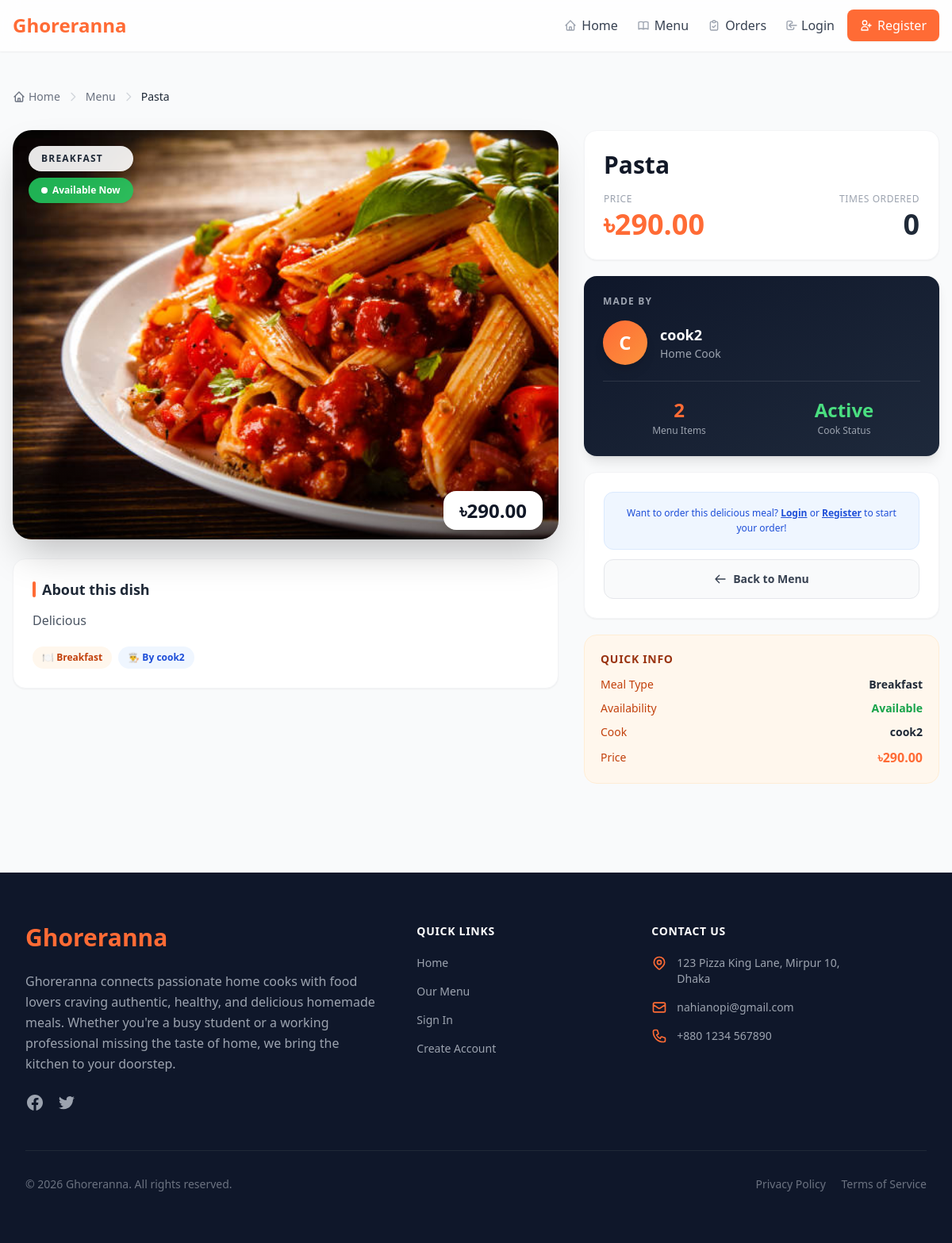
Page /menu/4/ on the committed database.
### ghoreranna_app/models.py (models this page shows, shortened)
class Menu(models.Model):
    menu_id = models.AutoField(primary_key=True)
    homecook = models.ForeignKey(User, on_delete=models.CASCADE, related_name='menus', limit_choices_to={'role': 'Home Cook'})
    meal_type = models.CharField(max_length=100)
    item_name = models.CharField(max_length=255)
    description = models.TextField()
    price = models.DecimalField(max_digits=10, decimal_places=2)
    image = models.ImageField(upload_to='menu_images/', null=True, blank=True)
    availability_status = models.BooleanField(default=True)
    class Meta:
        ordering = ['item_name']

class User(models.Model):
    ROLE_CHOICES = [
        ('Student', 'Student'),
        ('Bachelor Employee', 'Bachelor Employee'),
        ('Home Cook', 'Home Cook'),
        ('Delivery Staff', 'Delivery Staff'),
        ('Admin', 'Admin'),
    ]
    STATUS_CHOICES = [
        ('Active', 'Active'),
        ('Inactive', 'Inactive'),
    ]
    user_id = models.AutoField(primary_key=True)
    name = models.CharField(max_length=255)
    phone = models.CharField(max_length=20)
    email = models.EmailField(unique=True)
    password = models.CharField(max_length=255)
    address = models.TextField()
    role = models.CharField(max_length=50, choices=ROLE_CHOICES)
    status = models.CharField(max_length=20, choices=STATUS_CHOICES, default='Active')
    class Meta:
        ordering = ['name']

### ghoreranna_app/views.py (the view)
# urls.py: path('menu/<int:pk>/', views.menu_detail, name='menu_detail'),
def menu_detail(request, pk):
    menu = get_object_or_404(Menu, pk=pk)
    if request.session.get('user_role') == 'Home Cook' and menu.homecook_id != request.session.get('user_id'):
        messages.error(request, "You can only view your own menu items.")
        return redirect('menu_list')
    total_ordered = menu.order_details.filter(
        order__order_status='Delivered'
    ).aggregate(total=Sum('quantity'))['total'] or 0
    context = {
        'menu': menu,
        'total_ordered': total_ordered,
    }
    return render(request, 'menu_detail.html', context)

### ghoreranna_app/context_processors.py (called while the page is built)
def cart_count(request):
    cart = request.session.get('cart', {})
    count = sum(cart.values()) if cart else 0
    return {'global_cart_count': count}

### templates/menu_detail.html (shortened to what this page needs)
{% extends "base.html" %}
{% block content %}
<div class="py-8 animate-page-in">
    <nav class="flex items-center space-x-2 text-sm text-gray-500 mb-8">
        <a href="{% url 'home' %}" class="hover:text-primary transition flex items-center gap-1">
            <svg class="w-4 h-4" fill="none" stroke="currentColor" viewBox="0 0 24 24"><path stroke-linecap="round" stroke-linejoin="round" stroke-width="2" d="M3 12l2-2m0 0l7-7 7 7M5 10v10a1 1 0 001 1h3m10-11l2 2m-2-2v10a1 1 0 01-1 1h-3m-6 0a1 1 0 001-1v-4a1 1 0 011-1h2a1 1 0 011 1v4a1 1 0 001 1m-6 0h6"/></svg>
            Home
        </a>
        <svg class="w-4 h-4 text-gray-300" fill="none" stroke="currentColor" viewBox="0 0 24 24"><path stroke-linecap="round" stroke-linejoin="round" stroke-width="2" d="M9 5l7 7-7 7"/></svg>
        <a href="{% url 'menu_list' %}" class="hover:text-primary transition">Menu</a>
        <svg class="w-4 h-4 text-gray-300" fill="none" stroke="currentColor" viewBox="0 0 24 24"><path stroke-linecap="round" stroke-linejoin="round" stroke-width="2" d="M9 5l7 7-7 7"/></svg>
        <span class="text-gray-800 font-medium truncate max-w-xs">{{ menu.item_name }}</span>
    </nav>
    <div class="grid grid-cols-1 lg:grid-cols-5 gap-8 items-start">
        <div class="lg:col-span-3">
            <div class="relative rounded-3xl overflow-hidden shadow-2xl bg-gray-100 aspect-[4/3] group">
                {% if menu.image %}
                <img src="{{ menu.image.url }}"
                     alt="{{ menu.item_name }}"
                     class="w-full h-full object-cover transition-transform duration-700 group-hover:scale-105">
                {% endif %}
                <div class="absolute top-5 left-5 flex flex-col gap-2">
                    <span class="bg-white/90 backdrop-blur-sm text-gray-800 text-xs font-bold uppercase tracking-widest px-4 py-2 rounded-full shadow-lg">
                        {{ menu.meal_type }}
                    </span>
                    {% if not menu.availability_status %}
                    <span class="bg-red-500/90 backdrop-blur-sm text-white text-xs font-bold px-4 py-2 rounded-full shadow-lg">
                        Currently Unavailable
                    </span>
                    {% else %}
                    <span class="bg-green-500/90 backdrop-blur-sm text-white text-xs font-bold px-4 py-2 rounded-full shadow-lg flex items-center gap-1.5">
                        <span class="w-2 h-2 bg-white rounded-full inline-block animate-pulse"></span>
                        Available Now
                    </span>
                    {% endif %}
                </div>
                <div class="absolute inset-x-0 bottom-0 h-28 bg-gradient-to-t from-black/50 to-transparent"></div>
                <div class="absolute bottom-5 right-5">
                    <span class="bg-white text-gray-900 text-2xl font-black px-5 py-2 rounded-2xl shadow-xl">
                        ৳{{ menu.price }}
                    </span>
                </div>
            </div>
            <div class="mt-6 bg-white rounded-2xl shadow-sm border border-gray-100 p-6">
                <h2 class="text-lg font-bold text-gray-800 mb-3 flex items-center gap-2">
                    <span class="w-1 h-5 bg-primary rounded-full inline-block"></span>
                    About this dish
                </h2>
                <p class="text-gray-600 leading-relaxed text-base">{{ menu.description }}</p>
                <div class="flex flex-wrap gap-2 mt-5">
                    <span class="bg-orange-50 text-orange-700 text-xs font-semibold px-3 py-1.5 rounded-full">
                        🍽️ {{ menu.meal_type }}
                    </span>
                    <span class="bg-blue-50 text-blue-700 text-xs font-semibold px-3 py-1.5 rounded-full">
                        👨‍🍳 By {{ menu.homecook.name }}
                    </span>
                </div>
            </div>
        </div>
        <div class="lg:col-span-2 space-y-5">
            <div class="bg-white rounded-2xl shadow-sm border border-gray-100 p-6">
                <h1 class="text-3xl font-extrabold text-gray-900 leading-tight">{{ menu.item_name }}</h1>
                <div class="flex items-center justify-between mt-4">
                    <div>
                        <p class="text-xs text-gray-400 font-medium uppercase tracking-wider mb-1">Price</p>
                        <p class="text-4xl font-black text-primary">৳{{ menu.price }}</p>
                    </div>
                    <div class="text-right">
                        <p class="text-xs text-gray-400 font-medium uppercase tracking-wider mb-1">Times Ordered</p>
                        <p class="text-4xl font-black text-gray-800">{{ total_ordered }}</p>
                    </div>
                </div>
            </div>
            <div class="bg-gradient-to-br from-[#0f172a] to-[#1e293b] text-white rounded-2xl shadow-lg p-6">
                <p class="text-xs text-gray-400 font-semibold uppercase tracking-widest mb-4">Made by</p>
                <div class="flex items-center gap-4">
                    <div class="w-14 h-14 rounded-full bg-gradient-to-br from-primary to-orange-400 flex items-center justify-center text-2xl font-black text-white shadow-lg flex-shrink-0">
                        {{ menu.homecook.name|first|upper }}
                    </div>
                    <div>
                        <p class="text-lg font-bold text-white">{{ menu.homecook.name }}</p>
                        <p class="text-sm text-gray-400">Home Cook</p>
                    </div>
                </div>
                <div class="mt-5 pt-5 border-t border-white/10 grid grid-cols-2 gap-4 text-center">
                    <div>
                        <p class="text-2xl font-black text-primary">{{ menu.homecook.menus.count }}</p>
                        <p class="text-xs text-gray-400 mt-0.5">Menu Items</p>
                    </div>
                    <div>
                        <p class="text-2xl font-black {% if menu.homecook.status == 'Active' %}text-green-400{% else %}text-red-400{% endif %}">
                            {{ menu.homecook.status }}
                        </p>
                        <p class="text-xs text-gray-400 mt-0.5">Cook Status</p>
                    </div>
                </div>
            </div>
            <div class="bg-white rounded-2xl shadow-sm border border-gray-100 p-6 space-y-3">
                {% if menu.availability_status %}
                {% if not request.session.user_id %}
                <div class="bg-blue-50 border border-blue-100 rounded-xl p-4 text-center">
                    <p class="text-xs text-blue-700 font-medium leading-relaxed">
                        Want to order this delicious meal?
                        <a href="{% url 'login' %}" class="font-bold underline">Login</a> or
                        <a href="{% url 'register' %}" class="font-bold underline">Register</a>
                        to start your order!
                    </p>
                </div>
                {% endif %}
                {% endif %}
                <a href="{% url 'menu_list' %}"
                   class="w-full flex items-center justify-center gap-2 bg-gray-50 text-gray-700 font-semibold py-3.5 px-6 rounded-xl hover:bg-gray-100 transition-all duration-200 border border-gray-200 text-sm group">
                    <svg class="w-4 h-4 group-hover:-translate-x-1 transition-transform" fill="none" stroke="currentColor" viewBox="0 0 24 24">
                        <path stroke-linecap="round" stroke-linejoin="round" stroke-width="2" d="M10 19l-7-7m0 0l7-7m-7 7h18"/>
                    </svg>
                    Back to Menu
                </a>
            </div>
            <div class="bg-orange-50 border border-orange-100 rounded-2xl p-5">
                <h3 class="text-sm font-bold text-orange-800 mb-3 uppercase tracking-wider">Quick Info</h3>
                <ul class="space-y-2.5">
                    <li class="flex items-center justify-between text-sm">
                        <span class="text-orange-700 font-medium">Meal Type</span>
                        <span class="text-gray-800 font-semibold">{{ menu.meal_type }}</span>
                    </li>
                    <li class="flex items-center justify-between text-sm">
                        <span class="text-orange-700 font-medium">Availability</span>
                        <span class="font-semibold {% if menu.availability_status %}text-green-600{% else %}text-red-500{% endif %}">
                            {% if menu.availability_status %}Available{% else %}Unavailable{% endif %}
                        </span>
                    </li>
                    <li class="flex items-center justify-between text-sm">
                        <span class="text-orange-700 font-medium">Cook</span>
                        <span class="text-gray-800 font-semibold">{{ menu.homecook.name }}</span>
                    </li>
                    <li class="flex items-center justify-between text-sm">
                        <span class="text-orange-700 font-medium">Price</span>
                        <span class="text-primary font-black text-base">৳{{ menu.price }}</span>
                    </li>
                </ul>
            </div>
        </div>
    </div>
</div>
{% endblock %}

### templates/menu_detail.html (style rules this page uses)
.animate-page-in { animation: pageIn 0.4s cubic-bezier(0.16, 1, 0.3, 1) both; }

### rows in the picture
Menu: item_name "Pasta", image (picture), meal_type "BREAKFAST", price "290.00", description "Delicious", meal_type "Breakfast", homecook.name "cook2", homecook.name|first "C", homecook.menus.count "2", homecook.status "Active"

### other values in the picture
{{ total_ordered }} "0"
